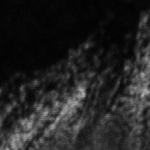
#> input picture fig/raw_for_types_of_filters_exercise.png, 150 x 150 px
$ jupyter execute --allow-errors 'Lesson 3 Preprocessing II (Rank Filters).ipynb'   (shell and % lines are left out)
#> lines starting #> are read from the running program, lines starting #| are printed output that depends on the picture
# Lesson 3: Pre-processing Part 2 - Rank Filters

Here we continue from Pre-processing Part 1, and introduce the following concepts --
- The limits of Otsu's method to find global thresholds
- The difference between global and local processing methods
- A few useful local pre-processing operations
    - Using the median filter to remove noise
    - Using rolling ball background subtraction
- The effect of varying the structuring element on rank filters
- How to obtain useful global metrics from processed images

**Run this cell if the dataset/variables are not present from running Pre-processing Part 1 - Global Thresholds**

[cell 1]
import numpy as np
import matplotlib.pyplot as plt
import seaborn as sns
from skimage.io import imread
sns.set_style('dark', rc={'image.cmap':'inferno'})
import matplotlib.axes as ax

#> (the rest of this cell did not finish here and is left out)

Visualize the raw data and masks generate from global Otsu's threshold in Pre-processing Part 1 - Global Thresholds

[cell 2]
#parameters to adjust
minX1 = 450 #crop edges for a cell in the center of field of view
#> minX1 = 450
minY1 = 250
minX2 = 0 #crop edges for cell at the edge of the field of view
minY2 = 250
crop_size = 200 #pix
image_view_thresh = 0.7 #set for the entire notebook so can compare outputs more easily

#run
maxX1 = minX1 + crop_size
#> maxX1 = 650
maxY1 = minY1 + crop_size
maxX2 = minX2 + crop_size
maxY2 = minY2 + crop_size

#> (the rest of this cell did not finish here and is left out)

## Introduction to rank filters: denoising with the median filter

Note the problems with the dataset that produce low-quality ROIs:
1) Noise
2) Uneven illumination

Rank filters are a subset of common image processing tools that modify images pixel-by-pixel by including information about the surrounding pixels. They do the heavy lifting in many algorithms for denoising (here the median filter), flattening illumination or background, and morphological manipulations.

The skimage piece on rank filters (http://scikit-image.org/docs/dev/auto_examples/xx_applications/plot_rank_filters.html#sphx-glr-auto-examples-xx-applications-plot-rank-filters-py) explains different types of filters and has sample code.

[cell 3]
from skimage.filters.rank import minimum as min_filter
from skimage.morphology import disk
import matplotlib.patches as patches

Because these filters work pixel-by-pixel, let's first zoom in on a small portion of our original dataset. Note that we specify 'nearest' interpolation so that imshow does not blur our image.

#> (a cell that did not finish here is left out)

Let's simulate an abberantly dark pixel at a known location (to protect your lesson from variation in input datasets) and an abberantly bright pixel.

[cell 5]
dark_pix_x = 10
dark_pix_y = 5
bright_pix_x = 15
bright_pix_y = 5

#> (the rest of this cell did not finish here and is left out)

These abberant pixel values do not accurately reflect the local concentration of your fluorescent protein, but instead a faulty detector on your camera (for ccds or scmos) or noise. Rank filters use the information from the pixels in the neighborhood of this pixel to reassign a value in the "filtered" image.

Let's take a look at the dark pixel in the image and the pixels immediately surrounding it.

#> (a cell that did not finish here is left out)

[cell 7]
print("There is a lot of information about what that pixel value could be based on its neighbors. ",
      "Their values are:")
#> (the rest of this cell did not finish here and is left out)

Of course, performing these manipulations on choice pixels is not a reproducible approach, and fortunately there are good built-in 2D median filters that will process each pixel in the image by considering its neighbors. A median filter applied to each pixel in the image above results in noise reduction.

Apply a median filter with the parameters in the example above using the skimage rank filters and skimage morphology libraries:

[cell 8]
from skimage.filters.rank import median as median_filter
from skimage.morphology import square

#> (the rest of this cell did not finish here and is left out)

This filter was applied to the entire image (pixel by pixel) and resulted in loss of the abberant bright and dark pixels. What else do you notice about the image?

## Structuring elements: determining the neighborhood for rank filters

In the example above, the neighborhood considered for determining the output for each pixel was the set of pixels immediately adjacent to our pixel of interest in a square (the pixels boxed in the example above). The shape and size of the neighborhood used in the algorithm is called the structuring element.

You have total freedom to choose any structuring element you want, but generally simple symmetric shapes are used because their effects are intuitive. In fact, we can let `scikit-image` generate reasonable structuring elements for us! This is a good idea to maximize repeatability.

See: http://scikit-image.org/docs/dev/api/skimage.morphology.html for some options.

"Disk," which approximates a circle around the filtered pixel, is a common choice for structuring element. The skimage.morphology library structuring elements can be viewed directly.

### Rank Filters Example 1: Median Filter

#### Influence of structuring element size on image output

View the size and shape of the "disk" structuring element included in the skimage morpholoogy package.

[cell 9]
from skimage.morphology import disk

with sns.axes_style('white'):
    N = 5
    fig, axes = plt.subplots(1, N, figsize=(16, 3))
    for n, ax in enumerate(axes):
        np1 = n + 1
        ax.imshow(np.pad(disk(np1), N-n, 'constant'), interpolation='nearest')
        c = plt.Circle((np1 + N - n, np1 + N - n), radius=np1, fill=False, lw=4, color='b')
        ax.add_artist(c)
        ax.set_xlim(0, 2 * N + 2)
        ax.set_ylim(0, 2 * N + 2)
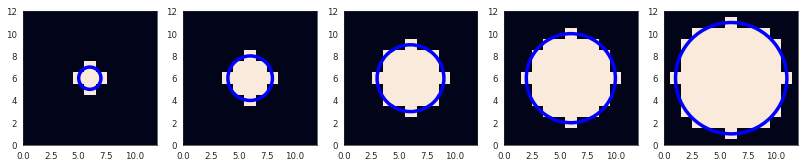
#> figure drawn by matplotlib, 5 panels

Visualize the effect of changing the size of the structuring element used to median filter the image.

[cell 10]
extreme = 1000

from skimage.filters.rank import median as median_filter
from ipywidgets import interactive

#> (the rest of this cell did not finish here and is left out)

Note that the size of the filter determines the value of the pixels in the output as well as how much the output is blurred by the filter. That means, the larger the filter size, the more neighbours the filter will include before deciding what the new pixel value should be. A good rule of thumb when determining an appropriate filter size is that it should be the smallest filter that sufficiently flattens the visible noise in the background. Many of these operations do not have well-accepted statistical tests for determing the appropriate parameters, so care needs to be taken to record and reproduce processing steps with the same parameters.

Let's choose a filter size of 2x2.

[cell 11]
f_size = 2
#> (the rest of this cell did not finish here and is left out)

The median filter removed much of the noise!

Now let's see how the filtering affects our mask, and compare to the mask we made earlier.

### Exercise: Match the output image to the operation that produced it (from a single input image)

Match the sample figure to the type of operation performed on it (with a disk structuring element):

    1) Mean filter, s=10
    2) Min filter, s=10
    3) Max filter, s=10
    4) Mean filter, s=2
    5) Min filter, s=2
    6) Max filter, s=2

[cell 12]
from IPython.display import Image # Access IPython's browser-based image display.
Image("../fig/raw_for_types_of_filters_exercise.png") # Quickly display a diagram we saved in a file

[cell 13]
Image("../fig/types_of_filters_exercise.png") # Quickly display a diagram we saved in a file

[cell 14]
# read image
img = imread("../fig/raw_for_types_of_filters_exercise.png")
#> img is the input picture: shape (150, 150) uint16; min 475, max 44987, mean 9061.2

# image preprocessing
from skimage.filters.rank import mean as mean_filter
from skimage.filters.rank import minimum as min_filter
from skimage.filters.rank import maximum as max_filter

fig, ax = plt.subplots(2, 3, figsize=(10, 5))
#> (the rest of this cell did not finish here and is left out)
